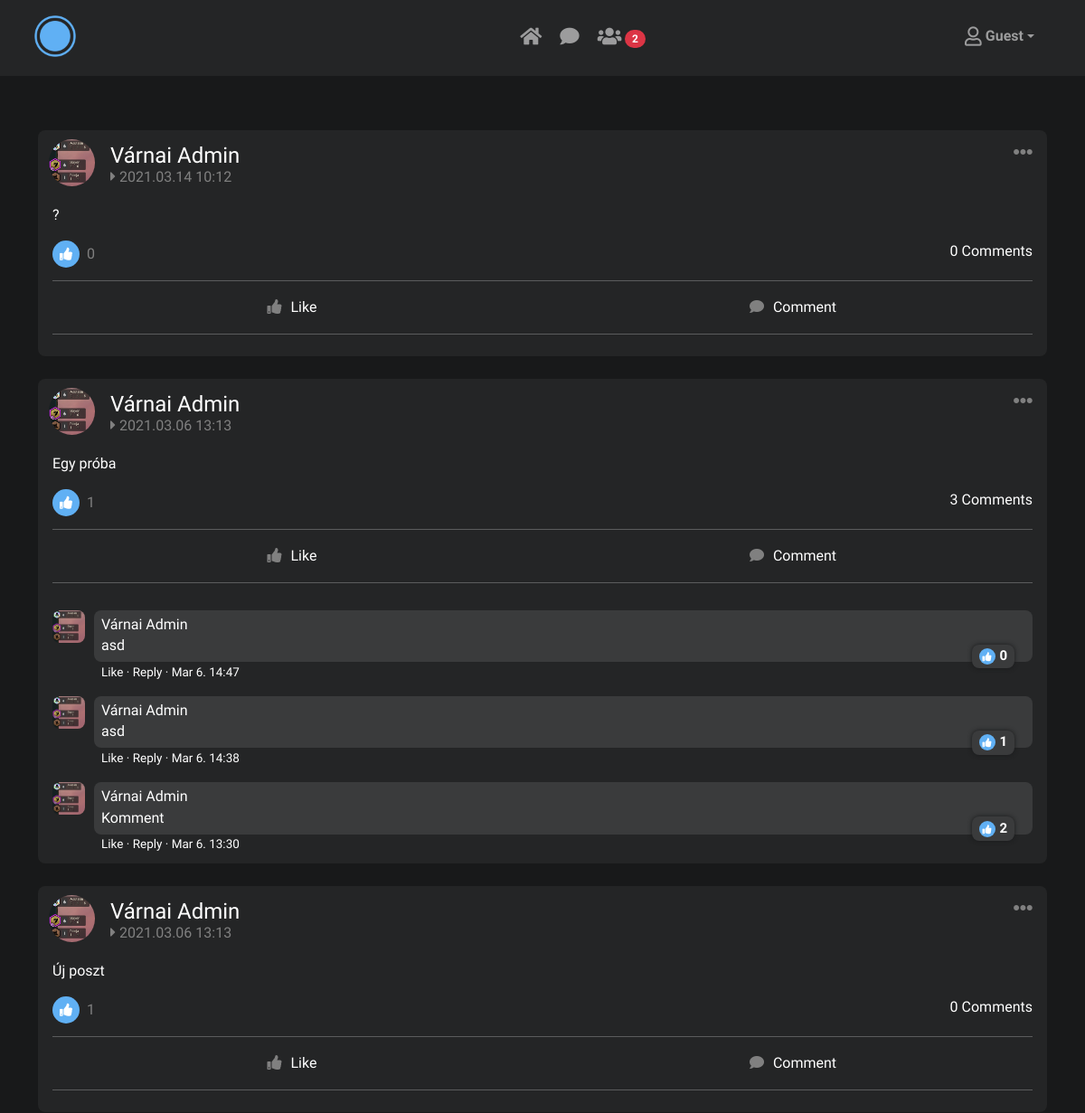
The app's page / (upper part), older data.
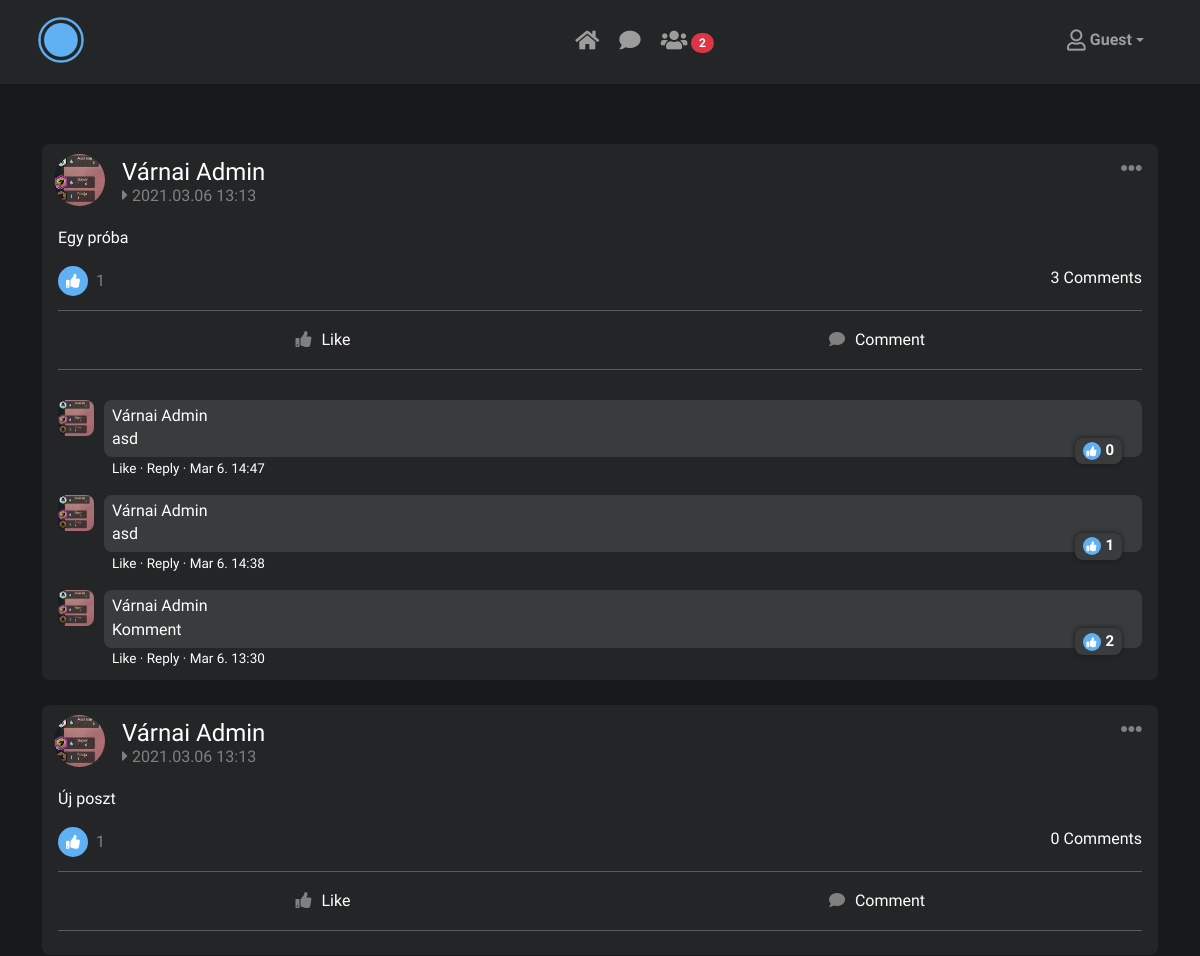
The same page, newer data.
### blog/models.py (models this page shows, shortened)
class Post(models.Model):
    author = models.ForeignKey(User, on_delete=models.CASCADE)
    content = models.TextField()
    date_posted = models.DateTimeField(default=timezone.now)

class Profile(models.Model):
    GENDER_CHOICES = (
        ('Male', "Male"),
        ('Female', "Female"),
        ('Prefer not to say', "Prefer not to say"),
    )
    COUNTRY_CHOICES = (
        ('Hungary', "Hungary"),
        ('United States', "United States"),
    )
    user = models.OneToOneField(User, default=None, null=True, on_delete=models.CASCADE)
    bio = models.TextField(blank=True, null=True)
    birth_date = models.DateField(blank=True, null=True)
    gender = models.CharField(max_length=50, choices=GENDER_CHOICES, blank=True, null=True)
    country = models.CharField(max_length=50, choices=COUNTRY_CHOICES, blank=True, null=True)
    image = models.ImageField(upload_to="static/pics/profile_pics/", blank=True, null=True)
    background = models.ImageField(upload_to="static/pics/bg_pics/", blank=True)

class Comment(models.Model):
    post = models.ForeignKey(Post, on_delete=models.CASCADE, related_name="comments", default=None)
    author = models.ForeignKey(User, on_delete=models.CASCADE, default=None)
    content = models.TextField()
    date_posted = models.DateTimeField(default=timezone.now)
    likes = models.ManyToManyField(User, related_name="fasz", default=None)
    class Meta:
        ordering = ["-date_posted"]

### blog/views.py (the view)
# urls.py: path('', views.Home, name='home'),
def Home(request):
    if request.is_ajax() and request.method == "POST":
        if 'like' in request.POST:
            post = Post.objects.get(id=request.POST["post_id"])
            user = get_object_or_404(User, id=request.user.id)
            like_post(post=post, user=user)
            data = [{}]
            response = JsonResponse(json.dumps(data, sort_keys=True, default=str, indent=4), safe=False)
            return response
        elif 'unlike' in request.POST:
            post = Post.objects.get(id=request.POST["post_id"])
            user = get_object_or_404(User, id=request.user.id)
            delete_like(post=post, user=user)
            data = [{}]
            response = JsonResponse(json.dumps(data, sort_keys=True, default=str, indent=4), safe=False)
            return response
        elif 'comment_like' in request.POST:
            c = Comment.objects.get(id=request.POST["comment_id"])
            c.likes.add(request.user.id)
            data = [{}]
            response = JsonResponse(json.dumps(data, sort_keys=True, default=str, indent=4), safe=False)
            return response
        elif 'comment_unlike' in request.POST:
            c = Comment.objects.get(id=request.POST["comment_id"])
            c.likes.remove(request.user.id)
            data = [{}]
            response = JsonResponse(json.dumps(data, sort_keys=True, default=str, indent=4), safe=False)
            return response
        elif 'post_remove' in request.POST:
            post = Post.objects.get(id=request.POST["post_id"])
            post.delete()
            data = [{}]
            response = JsonResponse(json.dumps(data, sort_keys=True, default=str, indent=4), safe=False)
            return response
        elif 'add_comment' in request.POST:
            post = Post.objects.get(id=request.POST["comment_post_id"])
            create_comment(post=post, author=request.user,content=request.POST["content"])
            data = [{}]
            response = JsonResponse(json.dumps(data, sort_keys=True, default=str, indent=4), safe=False)
            return response
    else:
        posts = Post.objects.order_by('-date_posted')
        users = User.objects.all()
        user_count = User.objects.count()
        comments = Comment.objects.all()
        context = {
            'title': 'Home',
            'posts': posts,
            'users': users,
            'user_count': user_count,
            'comments': comments,
        }
        return render(request, "blog/home.html", context)

### blog/templates/blog/home.html (shortened to what the changed rows need)
{% extends "blog/base.html" %}
{% load static %}
{% block head %}
    <link rel="stylesheet" href="{% static 'css/home.css' %}" type="text/css">
    <link rel="stylesheet" href="{% static 'css/form.css'%}" type="text/css">
{% endblock %}
{% block content %}
    <div class="container">
        <div class="row justify-content-center">
            <div class="col-12">
                {% for post in posts %}
                    <div class="card posts" id="post{{forloop.counter}}">
                        <div class="card-header">
                            <a href="{% url 'profile' post.author.id %}">
                                <img src="/{{ post.author.profile.image }}" height="52" class="rounded-circle" alt="Profile Picture">
                            </a>
                            <div class="header-text">
                                <a href="{% url 'profile' post.author.id %}"><h4>{{ post.author.get_full_name }}</h4></a>
                                <p><i class="fas fa-caret-right"></i> {{ post.date_posted|date:"Y.m.d  G:i" }}</p>
                            </div>
                            <a href="" id="postDropMenu" data-bs-toggle="dropdown" aria-expanded="false">
                                <i class="fas fa-ellipsis-h fa-lg"></i>
                            </a>
                        </div>
                        <div class="card-body">
                            <p class="post-content">{{ post.content }}</p>
                            <div class="up-like-comment">
                                <p class="post-likes"><i class="fas fa-thumbs-up"></i> <span id="likeCount{{forloop.counter}}">{{ post.likes.count }}</span></p>
                                <p class="post-comments">{{ post.comments.count }} Comments</p>
                            </div>
                            <div class="down-like-comment">
                                <hr>
                                <form onsubmit="like({{forloop.counter}});return false;" id="likeForm{{forloop.counter}}">
                                    <div class="row">
                                        <div class="col">
                                            <button type="submit" class="btn full-btn like " name="likebutton" id="likeContainer{{forloop.counter}}"><i class="fas fa-thumbs-up" id="likeIcon{{forloop.counter}}"></i> <span>Like</span></button>
                                        </div>
                                        <div class="col">
                                            <a onclick="focusComment({{forloop.counter}})" id="commentContainer{{forloop.counter}}" class="btn full-btn comment"><i class="fas fa-comment"></i> Comment</a>
                                        </div>
                                    </div>
                                </form>
                                <hr>
                            </div>
                            {% for comment in comments %}
                                {% if comment.post.id == post.id %}
                                    <div class="comment">
                                        <div class="card-header">
                                            <a href="{% url 'profile' comment.author.id %}">
                                                <img src="/{{ comment.author.profile.image }}" height="36" alt="Profile Picture">
                                            </a>
                                        </div>
                                        <div class="comment-body">
                                            <a href="{% url 'profile' comment.author.id %}">
                                                <h5>{{ comment.author.get_full_name }}</h5>
                                            </a>
                                            <p class="post-content">{{ comment.content }}</p>
                                            <div class="badge comment-like-count" id="commentLikeCountBadge{{forloop.counter}}"><i class="fas fa-thumbs-up"></i> <span id="commentLikeCount{{forloop.counter}}">{{ comment.likes.count }}</span></div>
                                            <form method="POST" onsubmit="likeComment({{forloop.counter}}, '{{request.user.get_full_name}}');return false" id="likeCommentForm{{forloop.counter}}" class="commentLike">
                                                <button type="submit"><span id="likeCommentIcon{{forloop.counter}}">Like</span><span style="color: white !important"> · Reply </span><span>· {{comment.date_posted|date:"M j. H:i"}}</span></button>
                                            </form>
                                        </div>
                                    </div>
                                {% endif %}
                            {% endfor %}
                        </div>
                    </div>
                {% endfor %}
            </div>
        </div>
    </div>
{% endblock %}

Row changes from the older to the newer data that the page shows:
removed Post: author.profile.image (picture), author.get_full_name "Várnai Admin", date_posted "2021.03.14 10:12", content "?", likes.count "0", comments.count "0"
